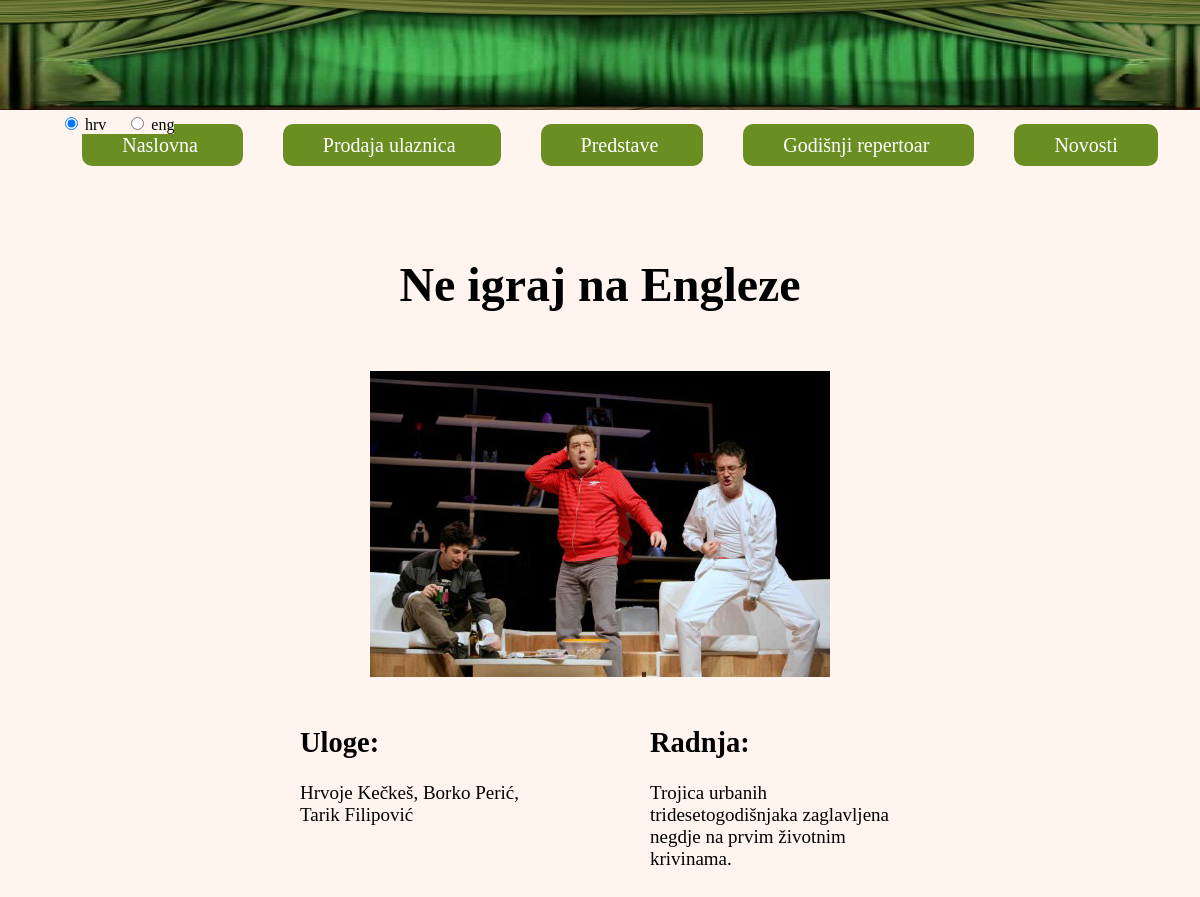
Screenshot of /neIgrajNaEngleze.php with the database file from the repository.
### tables this page shows
CREATE TABLE `jezik` (
  `naziv` varchar(30) DEFAULT NULL,
  `hrv` varchar(400) DEFAULT NULL,
  `eng` varchar(400) DEFAULT NULL
);

### neIgrajNaEngleze.php (the view, shortened to what this page needs)
<!DOCTYPE html>
<html>
	<head>
		<?php
			$con = mysqli_connect("localhost", "root", "root", "kazaliste")
					or die("Neuspjesno spajanje na server");
			$con->set_charset('utf8');
		 ?>
		<link rel="stylesheet" type="text/css" href="mojstil.css">
		<header>
			<img src="zavjesa.jpg" alt="zavjesa" id="header">
			<form method="post" action="neIgrajNaEngleze.php" class="izborJezika" name="izborJezika"
					onClick="document.forms.izborJezika.submit();">
				<?php
					if(empty($_POST) && !isset($_SESSION['language']))
						echo '<input type="radio" name="jezik" value="hrv" checked> hrv &nbsp;&nbsp;&nbsp;
								<input type="radio" name="jezik" value="eng"> eng';
				?>
			</form>
		</header>
	</head>
	<body>
		<ul>
			<a href="naslovna.php">
				<li>
					<?php
						$query = "SELECT * FROM jezik WHERE naziv='naslovna'";
						$result = mysqli_query($con, $query);
						$row = mysqli_fetch_array($result);
						if(!empty($_POST))
							echo $row[$_POST['jezik']];
						else if(empty($_POST) && !isset($_SESSION['language']))
							echo $row['hrv'];
						else if(empty($_POST) && isset($_SESSION['language']))
							echo $row[$_SESSION['language']];
				 	?>
				</li>
			</a>
			<a href="prodaja_ulaznica.php">
				<li>
					<?php
						$query = "SELECT * FROM jezik WHERE naziv='prodajaUlaznica'";
						$result = mysqli_query($con, $query);
						$row = mysqli_fetch_array($result);
						if(!empty($_POST))
							echo $row[$_POST['jezik']];
						else if(empty($_POST) && !isset($_SESSION['language']))
							echo $row['hrv'];
						else if(empty($_POST) && isset($_SESSION['language']))
							echo $row[$_SESSION['language']];
				 	?>
				</li>
			</a>
			<a href="predstave.php">
				<li>
					<?php
						$query = "SELECT * FROM jezik WHERE naziv='predstave'";
						$result = mysqli_query($con, $query);
						$row = mysqli_fetch_array($result);
						if(!empty($_POST))
							echo $row[$_POST['jezik']];
						else if(empty($_POST) && !isset($_SESSION['language']))
							echo $row['hrv'];
						else if(empty($_POST) && isset($_SESSION['language']))
							echo $row[$_SESSION['language']];
				 	?>
				</li>
			</a>
			<a href="godisnji_repertoar.php">
				<li>
					<?php
						$query = "SELECT * FROM jezik WHERE naziv='godišnjiRepertoar'";
						$result = mysqli_query($con, $query);
						$row = mysqli_fetch_array($result);
						if(!empty($_POST))
							echo $row[$_POST['jezik']];
						else if(empty($_POST) && !isset($_SESSION['language']))
							echo $row['hrv'];
						else if(empty($_POST) && isset($_SESSION['language']))
							echo $row[$_SESSION['language']];
				 	?>
				</li>
			</a>
			<a href="novosti.php">
				<li>
					<?php
						$query = "SELECT * FROM jezik WHERE naziv='novosti'";
						$result = mysqli_query($con, $query);
						$row = mysqli_fetch_array($result);
						if(!empty($_POST))
							echo $row[$_POST['jezik']];
						else if(empty($_POST) && !isset($_SESSION['language']))
							echo $row['hrv'];
						else if(empty($_POST) && isset($_SESSION['language']))
							echo $row[$_SESSION['language']];
				 	?>
				</li>
			</a>
		</ul>
		<div class="glavni">
			<h1>
				<?php
					$query = "SELECT * FROM jezik WHERE naziv='predstava4'";
					$result = mysqli_query($con, $query);
					$row = mysqli_fetch_array($result);
					if(!empty($_POST))
						echo $row[$_POST['jezik']];
					else if(empty($_POST) && !isset($_SESSION['language']))
						echo $row['hrv'];
					else if(empty($_POST) && isset($_SESSION['language']))
						echo $row[$_SESSION['language']];
				?>
			</h1>
			<br>
			<img src="neIgrajNaEnglezeSlika.jpg" alt="Ne igraj na Engleze slika">
		</div>
		<div class="pomocni">
			<div class="donjiLijevi">
				<h2>
					<?php
						$query = "SELECT * FROM jezik WHERE naziv='uloge'";
						$result = mysqli_query($con, $query);
						$row = mysqli_fetch_array($result);
						if(!empty($_POST))
							echo $row[$_POST['jezik']];
						else if(empty($_POST) && !isset($_SESSION['language']))
							echo $row['hrv'];
						else if(empty($_POST) && isset($_SESSION['language']))
							echo $row[$_SESSION['language']];
					?>
				</h2>
				<?php
					$query = "SELECT * FROM jezik WHERE naziv='uloge4'";
					$result = mysqli_query($con, $query);
					$row = mysqli_fetch_array($result);
					if(!empty($_POST))
						echo $row[$_POST['jezik']];
					else if(empty($_POST) && !isset($_SESSION['language']))
						echo $row['hrv'];
					else if(empty($_POST) && isset($_SESSION['language']))
						echo $row[$_SESSION['language']];
				?>
			</div>
			<div class="donjiDesni">
				<h2>
					<?php
						$query = "SELECT * FROM jezik WHERE naziv='radnja'";
						$result = mysqli_query($con, $query);
						$row = mysqli_fetch_array($result);
						if(!empty($_POST))
							echo $row[$_POST['jezik']];
						else if(empty($_POST) && !isset($_SESSION['language']))
							echo $row['hrv'];
						else if(empty($_POST) && isset($_SESSION['language']))
							echo $row[$_SESSION['language']];
					?>
				</h2>
				<?php
					$query = "SELECT * FROM jezik WHERE naziv='radnja4'";
					$result = mysqli_query($con, $query);
					$row = mysqli_fetch_array($result);
					if(!empty($_POST))
						echo $row[$_POST['jezik']];
					else if(empty($_POST) && !isset($_SESSION['language']))
						echo $row['hrv'];
					else if(empty($_POST) && isset($_SESSION['language']))
						echo $row[$_SESSION['language']];
				?>
			</div>
		</div>
	</body>
</html>

### mojstil.css (style rules this page uses)
#header { min-width: 100%; height: 110px; }
body { background-color: SeaShell; width: 100%; margin-top: 0px; margin-left: 0px; }
li { display: inline; background-color: OliveDrab; padding: 10px 40px 10px; border-radius: 10px; font-size: 20px; }
ul { margin: 20px auto; text-align: center; }
ul a:link { text-decoration: none; color: white; margin: 20px; }
.izborJezika { background-color: SeaShell; position :absolute; margin-bottom: 0px; margin-left: 5%; }
.glavni { margin: 100px auto 20px; width: 600px; text-align: center; font-size: 24px; }
.pomocni { width: 600px; margin: 0 auto; }
.donjiLijevi { float: left; width: 250px; font-size: 19px; margin-bottom: 30px; }
.donjiDesni { float:right; width: 250px; font-size: 19px; margin-bottom: 30px; }

### rows the page displays
jezik: hrv "Naslovna"
jezik: hrv "Prodaja ulaznica"
jezik: hrv "Predstave"
jezik: hrv "Godišnji repertoar"
jezik: hrv "Novosti"
jezik: hrv "Ne igraj na Engleze"
jezik: hrv "Uloge:"
jezik: hrv "Hrvoje Kečkeš, Borko Perić, Tarik Filipović"
jezik: hrv "Radnja:"
jezik: hrv "Trojica urbanih tridesetogodišnjaka zaglavljena negdje na prvim životnim krivinama."
